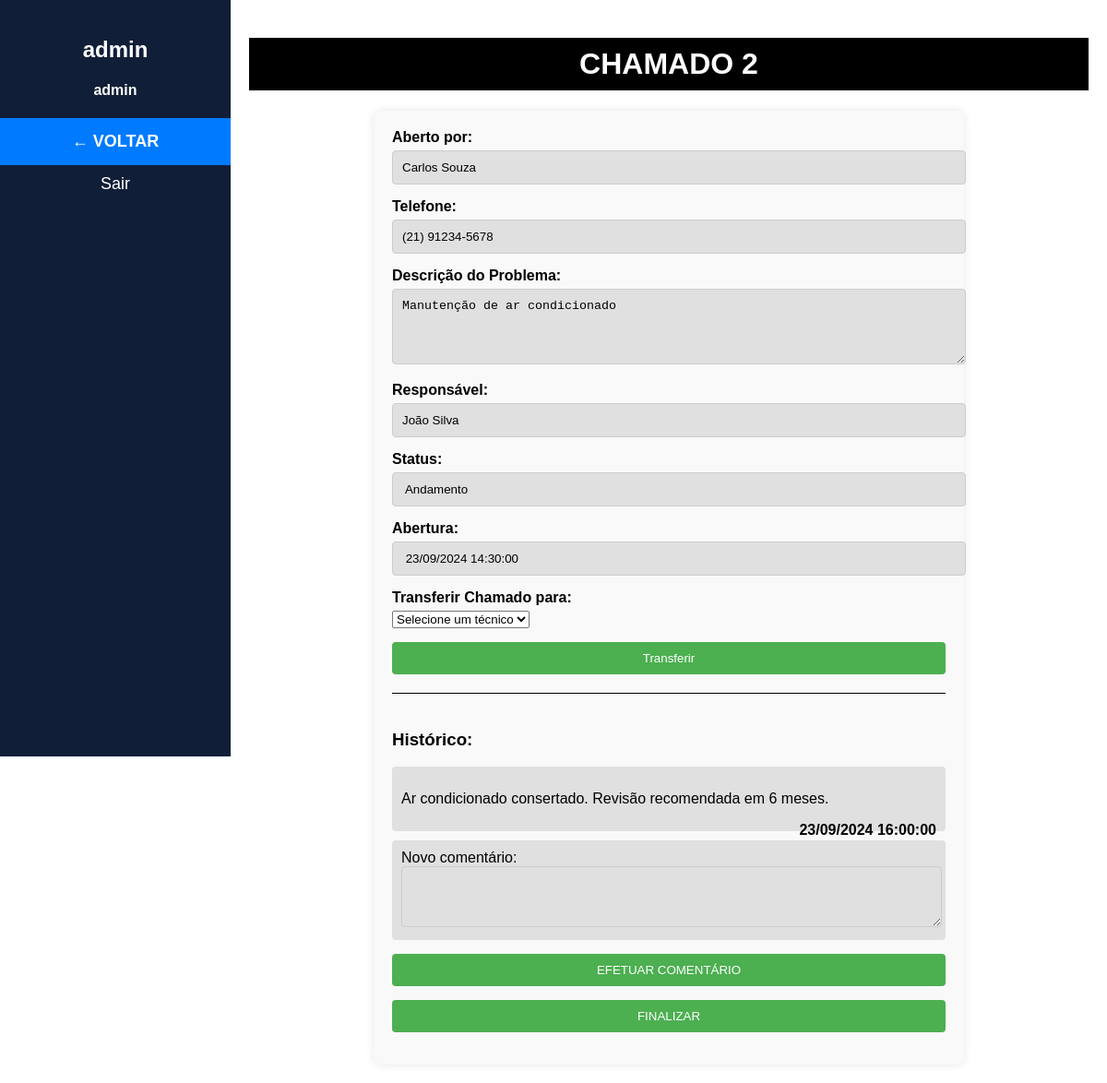
The app's page /logado/chamado.php?idChamado=2 (signed in), older data.
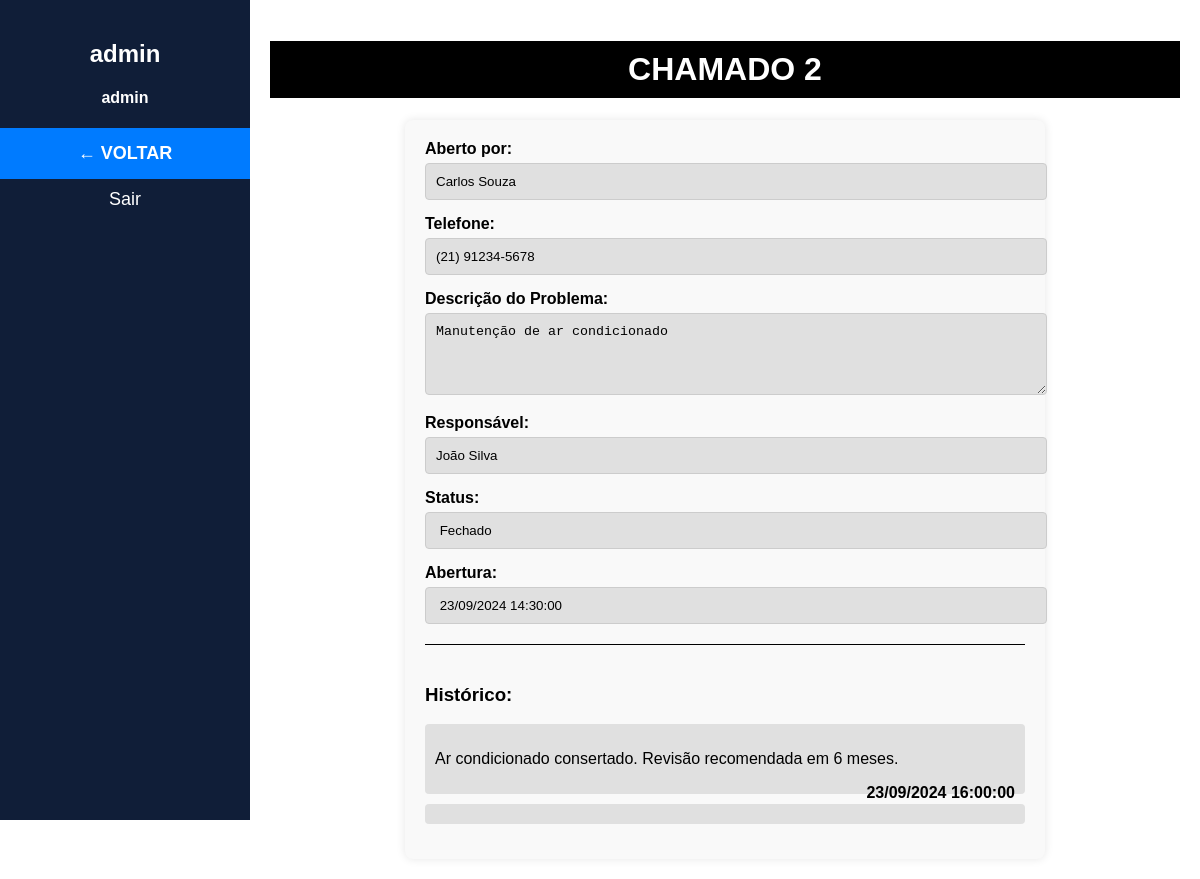
The same page, newer data.
### tables this page shows
CREATE TABLE IF NOT EXISTS `tb_chamado` (
  `id_chamado` int UNSIGNED NOT NULL AUTO_INCREMENT,
  `id_tecnico` int UNSIGNED NOT NULL,
  `id_usuario_solicitante` int UNSIGNED NOT NULL,
  `descricao` varchar(255) NOT NULL,
  `dt_abertura` datetime NOT NULL,
  `status` int NOT NULL,
  `dt_fechamento` datetime DEFAULT NULL,
  PRIMARY KEY (`id_chamado`),
  KEY `tb_chamado_FKIndex1` (`id_usuario_solicitante`),
  KEY `tb_chamado_FKIndex2` (`id_tecnico`)
);

### logado/chamado.php (the view, shortened to what the changed rows need)
<?php
    include('../conexao/conexao.php');
    $idChamado = $_GET['idChamado'];
    $query = "SELECT * FROM tb_chamado WHERE id_chamado = $idChamado";
    $result = mysqli_query($connection, $query);
    $row = mysqli_fetch_assoc($result);
    $data = new DateTime($row['dt_abertura']);
    $dataAbertura = $data->format('d/m/Y H:i:s');
    $descricao = $row['descricao'];
    if($row['status'] == 1){
        $status = 'Pendente';
    }else if($row['status'] == 2){
        $status = 'Andamento';
    }else if($row['status'] == 3){
        $status = 'Fechado';
    }
?>
<!DOCTYPE html>
<html lang="pt-BR">
<head>
</head>
<body>
<div class="sidebar">
    <h2><?php
            $idUsuario = mysqli_real_escape_string($connection, $_SESSION['idUsuario']);
            $query = "SELECT * FROM tb_usuario WHERE id_usuario = $idUsuario";
            $result = mysqli_query($connection, $query);
            $row = mysqli_fetch_assoc($result);
            echo htmlspecialchars($row['nome']);
            $tipoUsuario = $row['tipo_usuario'];
        ?></h2>
</div>
    <form action="../conexao/task_editar_chamado.php?idChamado=<?php echo $idChamado; ?>&idTecnico=<?php echo $_SESSION['idUsuario']?>" method="POST" enctype="multipart/form-data">
    <div class="main-content">
        <h1>CHAMADO <?php echo $idChamado?></h1>
        <div class="form-container">
            <div class="form-group">
                <label for="descricao_problema">Descrição do Problema:</label>
                <textarea id="descricao_problema" rows="4" readonly><?php echo htmlspecialchars($descricao); ?></textarea>
            </div>
            <div class="form-group">
                <label for="responsavel">Status:</label>
                <input type="text" id="responsavel" value=" <?php echo htmlspecialchars($status); ?>" readonly>
            </div>
            <div class="form-group">
                <label for="responsavel">Abertura:</label>
                <input type="text" id="responsavel" value=" <?php echo htmlspecialchars($dataAbertura); ?>" readonly>
            </div>
            <?php
                if($status != 'Fechado' && $tipoUsuario == 1){
                    echo ("<div class='form-group'>");
                    echo ("<label for='transferir-tecnico'>Transferir Chamado para:</label>");
                    echo ("<select id='transferir-tecnico' name='idNovoTecnico'>");
                        echo ("<option value='0'>Selecione um técnico</option>");
                    echo ("</select>");
                    echo ("</div>");
                        echo("<div class='form-group'>");
                            echo ("<button type='submit' name='transferir'>Transferir</button>");
                        echo ("</div>");
                }
            ?>
            <div class="historico-container">
                <h3>Histórico:</h3>
                <?php
                    $result = $conn->query("SELECT * FROM tb_comentario where id_chamado = $idChamado");
                    $count = $result->rowCount();
                    if ($count > 0) {
                        while ($row = $result->fetch(PDO::FETCH_OBJ)){
                            $data = new DateTime($row->dt_comentario);
                            $data = $data->format('d/m/Y H:i:s');
                ?>
                    <div class="historico-item">
                        <p><?php echo htmlspecialchars($row->descricao); ?></p>
                        <span><?php echo htmlspecialchars($data); ?></span>
                    </div>
                <?php
                        }
                    }
                ?>
                    <div class="historico-item">
                    <?php
                        if($status != 'Fechado' && $status != 'Pendente'){
                            echo ("<label for='descricao_problema'>Novo comentário:</label>");
                            echo ("<textarea id='descricao_problema' rows='4' name='descricaoComentario'></textarea>");
                        }
                    ?>
                    </div>
            </div>
                <div class="form-group">
                    <?php
                        if($status != 'Fechado' && $status != 'Pendente' && $tipoUsuario != 3){
                            echo ("<button type='submit' name='comentario'>EFETUAR COMENTÁRIO</button>");
                        }
                    ?>
                </div>
                <div class="form-group">
                    <?php
                        if($status != 'Fechado' && $status != 'Pendente' && $tipoUsuario != 3){
                            echo ("<button type='submit' name='iniciar'>FINALIZAR</button>");
                        }
                    ?>
                </div>
    </form>
</body>
</html>

Row changes from the older to the newer data that the page shows:
changed tb_chamado "Manutenção de ar condicionado": status "Andamento" → "Fechado"
Text that changed along with them:
form field idNovoTecnico: "Selecione um técnico" → (not shown)
text no longer shown: "Transferir Chamado para: Transferir Novo comentário: EFETUAR COMENTÁRIO FINALIZAR"
